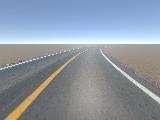
#> input picture code/tests/testdata/data/1124_0.0889.jpg, 160 x 120 px; its folder holds only this picture in this run
$ python train_resnet18_donkeycar.py
#> lines starting #> are read from the running program, lines starting #| are printed output that depends on the picture
### code/eneuro/nn/__init__.py
__all__ = []

from . import module
__all__.append('module')
from .module import (
    Linear, Conv2d, Deconv2d, Module, Sequential, MLP, CNNWithPooling,
    BatchNorm, BatchNorm2d, ResidualBlock,
    LeNet, AlexNet, VGG, ResNet18,
)
__all__.append('Linear')
__all__.append('Conv2d')
__all__.append('Deconv2d')
__all__.append('Module')
__all__.append('Sequential')
__all__.append('MLP')
__all__.append('CNNWithPooling')
__all__.append('BatchNorm')
for _n in ['BatchNorm2d', 'ResidualBlock', 'LeNet', 'AlexNet', 'VGG', 'ResNet18']:
    __all__.append(_n)

from . import optim
__all__.append('optim')
from . import loss
__all__.append('loss')

### code/tests/train_resnet18_donkeycar.py
# -*- coding: utf-8 -*-
import argparse
import os
import sys
import time
import ctypes
import tracemalloc
from pathlib import Path

import cv2
import numpy as np

try:
    import psutil  # type: ignore
except ImportError:
    psutil = None


if os.name == 'nt':
    from ctypes import wintypes

    class _PROCESS_MEMORY_COUNTERS_EX(ctypes.Structure):
        _fields_ = [
            ('cb', wintypes.DWORD),
            ('PageFaultCount', wintypes.DWORD),
            ('PeakWorkingSetSize', ctypes.c_size_t),
            ('WorkingSetSize', ctypes.c_size_t),
            ('QuotaPeakPagedPoolUsage', ctypes.c_size_t),
            ('QuotaPagedPoolUsage', ctypes.c_size_t),
            ('QuotaPeakNonPagedPoolUsage', ctypes.c_size_t),
            ('QuotaNonPagedPoolUsage', ctypes.c_size_t),
            ('PagefileUsage', ctypes.c_size_t),
            ('PeakPagefileUsage', ctypes.c_size_t),
            ('PrivateUsage', ctypes.c_size_t),
        ]


sys.path.append(str(Path(__file__).resolve().parent.parent))

from eneuro.base import as_Tensor, Config  # noqa: E402
from eneuro.base import Tensor  # noqa: E402
from eneuro.base import functions as F  # noqa: E402
from eneuro.data import Dataset, DataLoader  # noqa: E402
from eneuro.nn.loss import meanSquaredError  # noqa: E402
from eneuro.nn.module import Module, Conv2d, BatchNorm, Linear, ResidualBlock, Sequential  # noqa: E402
from eneuro.nn.optim import Adam  # noqa: E402
from eneuro.train.trainer import Trainer  # noqa: E402
from eneuro.utils import save_checkpoint, load_checkpoint  # noqa: E402


# [37 lines left out: functions _get_cpu_time_seconds_fallback, _get_memory_info_fallback, not called in this run]


def _memory_mb(num_bytes):
    return float(num_bytes) / (1024.0 * 1024.0)


# [43 lines left out: function collect_process_metrics, not called in this run]


class ResNet18Steering(Module):
    # [38 lines left out: functions __init__, _make_layer, forward, not called in this run]


class DonkeycarDataset(Dataset):
    def __init__(self, x, y):
        self._x = x.astype(np.float32)
        self._y = y.astype(np.float32)
        super().__init__(train=True)

    def prepare(self):
        self.data = self._x
        self.label = self._y

    def __getitem__(self, index):
        return Tensor(self.data[index]), Tensor(np.array(self.label[index], dtype=np.float32))


def find_data_dir(explicit_dir=None):
    if explicit_dir:
        p = Path(explicit_dir)
        if p.exists():
            return p
        raise FileNotFoundError("指定的数据目录不存在: {}".format(p))

    code_root = Path(__file__).resolve().parents[1]
    candidates = [
        code_root / 'tests' / 'testdata' / 'data',
        code_root / 'testdata' / 'data',
        code_root.parent / 'tests' / 'testdata' / 'data',
    ]
    for p in candidates:
        if p.exists():
            return p

    raise FileNotFoundError("找不到数据目录，尝试路径:\n{}".format("\n".join(str(c) for c in candidates)))


def parse_angle_from_name(file_path):
    stem = file_path.stem
    if '_' not in stem:
        raise ValueError("文件名不符合 id_angle 格式: {}".format(file_path.name))
    _, angle_str = stem.rsplit('_', 1)
    return float(angle_str)


def load_donkeycar_images(data_dir, image_size=64):
    image_paths = sorted(list(data_dir.glob('*.jpg')))
    if not image_paths:
        raise ValueError("目录中未找到jpg图像: {}".format(data_dir))

    xs = []
    ys = []

    for p in image_paths:
        try:
            angle = parse_angle_from_name(p)
        except Exception:
            continue

        img = cv2.imread(str(p), cv2.IMREAD_COLOR)
        if img is None:
            continue

        img = cv2.cvtColor(img, cv2.COLOR_BGR2RGB)
        img = cv2.resize(img, (image_size, image_size), interpolation=cv2.INTER_AREA)
        img = img.astype(np.float32) / 255.0
        img = np.transpose(img, (2, 0, 1))

        xs.append(img)
        ys.append(np.float32(angle))

    if not xs:
        raise ValueError("没有成功解析任何图像样本")

    x = np.stack(xs).astype(np.float32)
    y = np.array(ys, dtype=np.float32)
    return x, y


def split_dataset(x, y, train_ratio=0.7, val_ratio=0.15, seed=42):
    if train_ratio <= 0 or val_ratio <= 0 or (train_ratio + val_ratio) >= 1.0:
        raise ValueError("划分比例需满足: train_ratio>0, val_ratio>0, train_ratio+val_ratio<1")

    n = len(x)
    rng = np.random.RandomState(seed)
    idx = rng.permutation(n)

    train_end = int(n * train_ratio)
    val_end = train_end + int(n * val_ratio)

    train_idx = idx[:train_end]
    val_idx = idx[train_end:val_end]
    test_idx = idx[val_end:]

    return (
        (x[train_idx], y[train_idx]),
        (x[val_idx], y[val_idx]),
        (x[test_idx], y[test_idx]),
    )


# [48 lines left out: functions count_learnable_params, train_one_epoch, evaluate, not called in this run]


def main():
    default_ckpt = Path(__file__).resolve().parent / 'checkpoints' / 'resnet18_donkeycar_checkpoint.json'
    default_best_ckpt = Path(__file__).resolve().parent / 'checkpoints' / 'resnet18_donkeycar_best_checkpoint.json'

    parser = argparse.ArgumentParser(description='DonkeyCar图像转向角回归训练 (ResNet18)')
    parser.add_argument('--data-dir', type=str, default=None, help='数据目录，默认自动查找')
    parser.add_argument('--epochs', type=int, default=4)
    parser.add_argument('--batch-size', type=int, default=16)
    parser.add_argument('--lr', type=float, default=0.001)
    parser.add_argument('--image-size', type=int, default=64)
    parser.add_argument('--train-ratio', type=float, default=0.7)
    parser.add_argument('--val-ratio', type=float, default=0.15)
    parser.add_argument('--max-samples', type=int, default=0, help='限制样本量以快速启动训练，<=0表示全量')
    parser.add_argument('--save-checkpoint', type=str, default=str(default_ckpt), help='训练结束后保存checkpoint路径')
    parser.add_argument('--best-checkpoint', type=str, default=str(default_best_ckpt), help='验证集最优模型checkpoint路径')
    parser.add_argument('--load-checkpoint', type=str, default=None, help='从已有checkpoint加载并继续训练')
    parser.add_argument('--save-each-epoch', action='store_true', help='每个epoch结束后都保存checkpoint')
    parser.add_argument('--seed', type=int, default=42)
    args = parser.parse_args()

    np.random.seed(args.seed)

    data_dir = find_data_dir(args.data_dir)
    print('[INFO]使用数据目录:', data_dir)

    x_all, y_all = load_donkeycar_images(data_dir, image_size=args.image_size)
#> in load_donkeycar_images, img is the input picture: shape (120, 160, 3); mean B, G, R 164.1, 152.1, 141.9
#> in load_donkeycar_images, `img = cv2.resize(img, (image_size, image_size), interpolation=cv2.INTE..`:
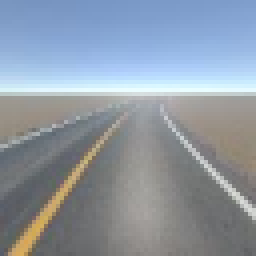
#> img: shape (64, 64, 3) (shown 4 times larger); mean R, G, B 141.9, 152.1, 164.1
    print('[INFO]加载样本数:', len(x_all))

    if args.max_samples > 0 and len(x_all) > args.max_samples:
        rng = np.random.RandomState(args.seed)
        chosen = rng.choice(len(x_all), size=args.max_samples, replace=False)
        x_all = x_all[chosen]
        y_all = y_all[chosen]
        print('[INFO]为快速训练抽样样本数:', len(x_all))

    (x_tr, y_tr), (x_va, y_va), (x_te, y_te) = split_dataset(
        x_all,
        y_all,
        train_ratio=args.train_ratio,
        val_ratio=args.val_ratio,
        seed=args.seed,
    )

    print('[INFO] 数据划分: train={}, val={}, test={}'.format(len(x_tr), len(x_va), len(x_te)))

    train_loader = DataLoader(DonkeycarDataset(x_tr, y_tr), batch_size=args.batch_size, shuffle=True)
    val_loader = DataLoader(DonkeycarDataset(x_va, y_va), batch_size=args.batch_size, shuffle=False)
    test_loader = DataLoader(DonkeycarDataset(x_te, y_te), batch_size=args.batch_size, shuffle=False)

    model = ResNet18Steering()
    optimizer = Adam(model.params(), lr=args.lr)
    trainer = Trainer(model, meanSquaredError, optimizer)

    resumed_epoch = 0
    if args.load_checkpoint:
        load_path = Path(args.load_checkpoint)
        if not load_path.exists():
            raise FileNotFoundError('checkpoint不存在: {}'.format(load_path))
        resumed_epoch = load_checkpoint(str(load_path), model, optimizer)
        print('[INFO] 已加载checkpoint: {} (epoch={})'.format(load_path, resumed_epoch))

    learnable_params = count_learnable_params(model)
    print('[METRIC] learnable_params={}'.format(learnable_params))

    proc = psutil.Process(os.getpid()) if psutil is not None else None
    fallback_proc_time_start = time.process_time()
    fallback_trace_started = False
    if proc is not None:
        start_cpu = proc.cpu_times()
        start_cpu_time = start_cpu.user + start_cpu.system
        start_rss = proc.memory_info().rss
    else:
        start_cpu_time = _get_cpu_time_seconds_fallback()
        start_rss, _ = _get_memory_info_fallback()
        if start_rss is None:
            tracemalloc.start()
            fallback_trace_started = True

    start_wall = time.perf_counter()

    total_target_epoch = resumed_epoch + args.epochs
    best_val_mse = float('inf')
    best_epoch = resumed_epoch
    for local_epoch in range(args.epochs):
        epoch = resumed_epoch + local_epoch
        trainer._epoch = epoch
        tr_mse, _ = trainer._one_step(
            train_loader,
            batch_size=args.batch_size,
            training=True,
            verbose=False,
            device='cpu',
        )
        va_mse, va_mae = evaluate(model, val_loader)
        print('[EPOCH {}/{}] train_mse={:.6f} val_mse={:.6f} val_mae={:.6f}'.format(
            epoch + 1,
            total_target_epoch,
            tr_mse,
            va_mse,
            va_mae,
        ))

        if args.best_checkpoint and va_mse < best_val_mse:
            best_val_mse = va_mse
            best_epoch = epoch + 1
            best_path = Path(args.best_checkpoint)
            best_path.parent.mkdir(parents=True, exist_ok=True)
            save_checkpoint(model, optimizer, epoch + 1, str(best_path))
            print('[INFO] 已保存best checkpoint: {} (val_mse={:.6f})'.format(best_path, va_mse))

        if args.save_each_epoch and args.save_checkpoint:
            save_path = Path(args.save_checkpoint)
            save_path.parent.mkdir(parents=True, exist_ok=True)
            save_checkpoint(model, optimizer, epoch + 1, str(save_path))
            print('[INFO] 已保存checkpoint:', save_path)

    te_mse, te_mae = evaluate(model, test_loader)
    metrics = collect_process_metrics(
        start_wall,
        start_cpu_time,
        start_rss,
        fallback_proc_time_start=fallback_proc_time_start,
        fallback_trace_started=fallback_trace_started,
    )

    print('[RESULT] test_mse={:.6f} test_mae={:.6f}'.format(te_mse, te_mae))
    print('[METRIC] wall_time_s={:.4f}'.format(metrics['wall_s']))
    if metrics['mem_peak_mb'] is not None:
        print('[METRIC] peak_memory_mb={:.2f}'.format(metrics['mem_peak_mb']))
    else:
        print('[METRIC] peak_memory_mb=N/A')
    if metrics['cpu_avg_percent'] is not None:
        print('[METRIC] cpu_avg_percent={:.2f}'.format(metrics['cpu_avg_percent']))
    else:
        print('[METRIC] cpu_avg_percent=N/A')
    if args.best_checkpoint and best_val_mse < float('inf'):
        print('[METRIC] best_val_mse={:.6f} best_epoch={}'.format(best_val_mse, best_epoch))

    if args.save_checkpoint:
        save_path = Path(args.save_checkpoint)
        save_path.parent.mkdir(parents=True, exist_ok=True)
        save_checkpoint(model, optimizer, resumed_epoch + args.epochs, str(save_path))
        print('[INFO] 已保存checkpoint:', save_path)


if __name__ == '__main__':
    main()
#> in main, `x_all, y_all = load_donkeycar_images(data_dir, image_size=args.image_s..`: y_all = [0.0889]
#| [INFO]加载样本数: 1
#> in split_dataset, `n = len(x)`: n = 1
#> in split_dataset, `idx = rng.permutation(n)`: idx = [0]
#> in split_dataset, `train_end = int(n * train_ratio)`: train_end = 0
#> in split_dataset, `train_idx = idx[:train_end]`: train_idx = empty array
#> in split_dataset, `test_idx = idx[val_end:]`: test_idx = [0]
#> in main, `(x_tr, y_tr), (x_va, y_va), (x_te, y_te) = split_dataset( x_all, y_all..`: x_tr = empty array; y_te = [0.0889]
#| [INFO] 数据划分: train=0, val=0, test=1
#> in __init__, `self._x = x.astype(np.float32)`: self._x = empty array
#> (the run stopped early here; a loop or call above may not have finished)

$ run again, on code/tests/testdata/data/1785_-0.0222.jpg
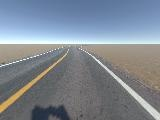
#> input picture code/tests/testdata/data/1785_-0.0222.jpg, 160 x 120 px
#> in load_donkeycar_images, img is the input picture: shape (120, 160, 3); mean B, G, R 146.2, 136, 127.4
#> in load_donkeycar_images, `img = cv2.resize(img, (image_size, image_size), interpolation=cv2.INTE..`:
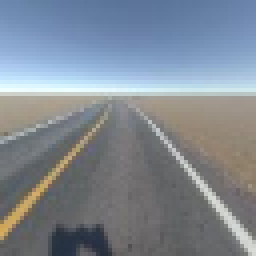
#> img: shape (64, 64, 3) (shown 4 times larger); mean R, G, B 127.4, 136, 146.2
#> y_all = [-0.0222]
#| [INFO]加载样本数: 1
#> n = 1
#> idx = [0]
#> train_end = 0
#> train_idx = empty array
#> test_idx = [0]
#> x_tr = empty array; y_te = [-0.0222]
#| [INFO] 数据划分: train=0, val=0, test=1
#> self._x = empty array

$ run again, on code/tests/testdata/data/1821_0.0444.jpg
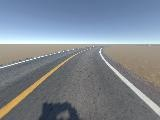
#> input picture code/tests/testdata/data/1821_0.0444.jpg, 160 x 120 px
#> in load_donkeycar_images, img is the input picture: shape (120, 160, 3); mean B, G, R 146, 135.8, 127
#> in load_donkeycar_images, `img = cv2.resize(img, (image_size, image_size), interpolation=cv2.INTE..`:
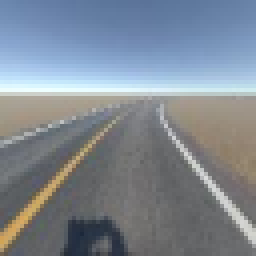
#> img: shape (64, 64, 3) (shown 4 times larger); mean R, G, B 127, 135.8, 146
#> y_all = [0.0444]
#| [INFO]加载样本数: 1
#> n = 1
#> idx = [0]
#> train_end = 0
#> train_idx = empty array
#> test_idx = [0]
#> x_tr = empty array; y_te = [0.0444]
#| [INFO] 数据划分: train=0, val=0, test=1
#> self._x = empty array

$ run again, on code/tests/testdata/data/187_0.3111.jpg
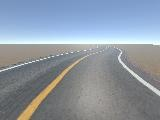
#> input picture code/tests/testdata/data/187_0.3111.jpg, 160 x 120 px
#> in load_donkeycar_images, img is the input picture: shape (120, 160, 3); mean B, G, R 163.9, 151.8, 141.3
#> in load_donkeycar_images, `img = cv2.resize(img, (image_size, image_size), interpolation=cv2.INTE..`:
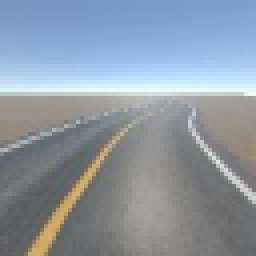
#> img: shape (64, 64, 3) (shown 4 times larger); mean R, G, B 141.3, 151.8, 163.9
#> y_all = [0.311]
#| [INFO]加载样本数: 1
#> n = 1
#> idx = [0]
#> train_end = 0
#> train_idx = empty array
#> test_idx = [0]
#> x_tr = empty array; y_te = [0.311]
#| [INFO] 数据划分: train=0, val=0, test=1
#> self._x = empty array

$ run again, on code/tests/testdata/data/1421_0.0000.jpg
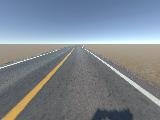
#> input picture code/tests/testdata/data/1421_0.0000.jpg, 160 x 120 px
#> in load_donkeycar_images, img is the input picture: shape (120, 160, 3); mean B, G, R 145.2, 135.3, 126.5
#> in load_donkeycar_images, `img = cv2.resize(img, (image_size, image_size), interpolation=cv2.INTE..`:
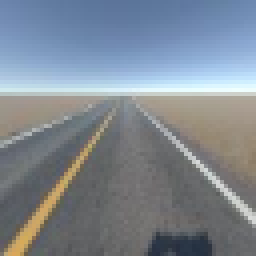
#> img: shape (64, 64, 3) (shown 4 times larger); mean R, G, B 126.6, 135.3, 145.2
#> y_all = [0]
#| [INFO]加载样本数: 1
#> n = 1
#> idx = [0]
#> train_end = 0
#> train_idx = empty array
#> test_idx = [0]
#> x_tr = empty array; y_te = [0]
#| [INFO] 数据划分: train=0, val=0, test=1
#> self._x = empty array
